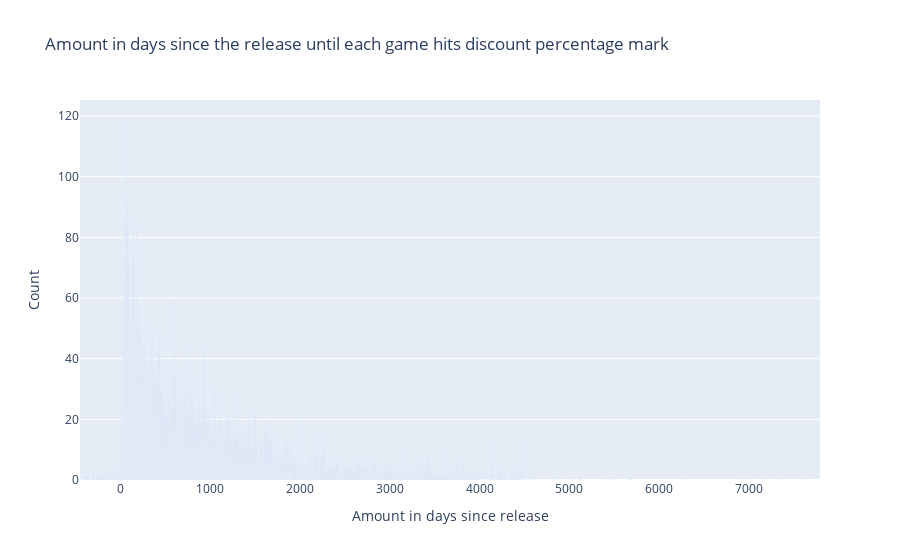

Notebook source saved alongside this figure:
### Code cell
# https://plot.ly/python/bar-charts/

data = [Bar(
        x=grped_df['length_in_days_since_release'],
        y=grped_df['counts']
    )]

layout = Layout(
        title='Amount in days since the release until each game hits discount percentage mark',
        xaxis=dict(
            title='Amount in days since release'
        ),
        yaxis=dict(
            title='Count'
        )
    )

fig = Figure(data=data, layout=layout)

iplot(fig)

### Figure 1 — Plotly figure (JSON) as saved in the notebook; plotly's stock layout.template omitted (floating-point values rounded to 4 significant figures; data arrays with more than 128 entries replaced by an {"elided": "..."} marker saying what was removed)
{"data": [{"type": "bar", "x": {"elided": "3171 int values"}, "y": {"elided": "3171 int values"}}], "layout": {"title": {"text": "Amount in days since the release until each game hits discount percentage mark"}, "xaxis": {"title": {"text": "Amount in days since release"}}, "yaxis": {"title": {"text": "Count"}}}}
